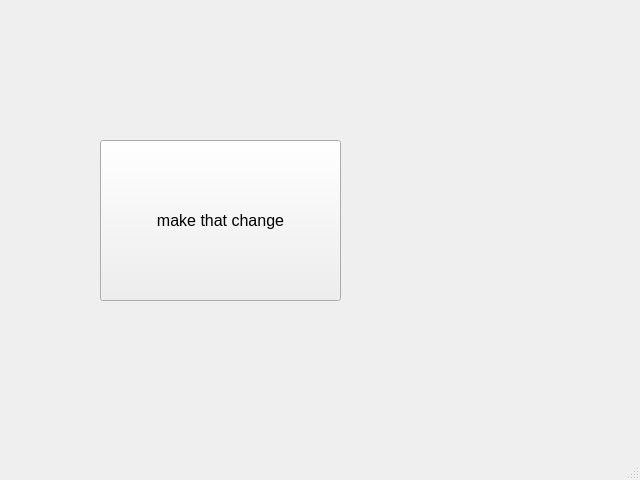
<?xml version="1.0" encoding="UTF-8"?>
<ui version="4.0">
 <class>InsidePortal</class>
 <widget class="QMainWindow" name="InsidePortal">
  <property name="geometry">
   <rect>
    <x>0</x>
    <y>0</y>
    <width>640</width>
    <height>480</height>
   </rect>
  </property>
  <property name="windowTitle">
   <string>MainWindow</string>
  </property>
  <widget class="QWidget" name="centralwidget">
   <widget class="QPushButton" name="pushButton">
    <property name="geometry">
     <rect>
      <x>100</x>
      <y>140</y>
      <width>241</width>
      <height>161</height>
     </rect>
    </property>
    <property name="font">
     <font>
      <pointsize>12</pointsize>
     </font>
    </property>
    <property name="text">
     <string>make that change</string>
    </property>
   </widget>
  </widget>
  <widget class="QMenuBar" name="menubar">
   <property name="geometry">
    <rect>
     <x>0</x>
     <y>0</y>
     <width>640</width>
     <height>17</height>
    </rect>
   </property>
  </widget>
  <widget class="QStatusBar" name="statusbar"/>
 </widget>
 <resources/>
 <connections/>
</ui>
